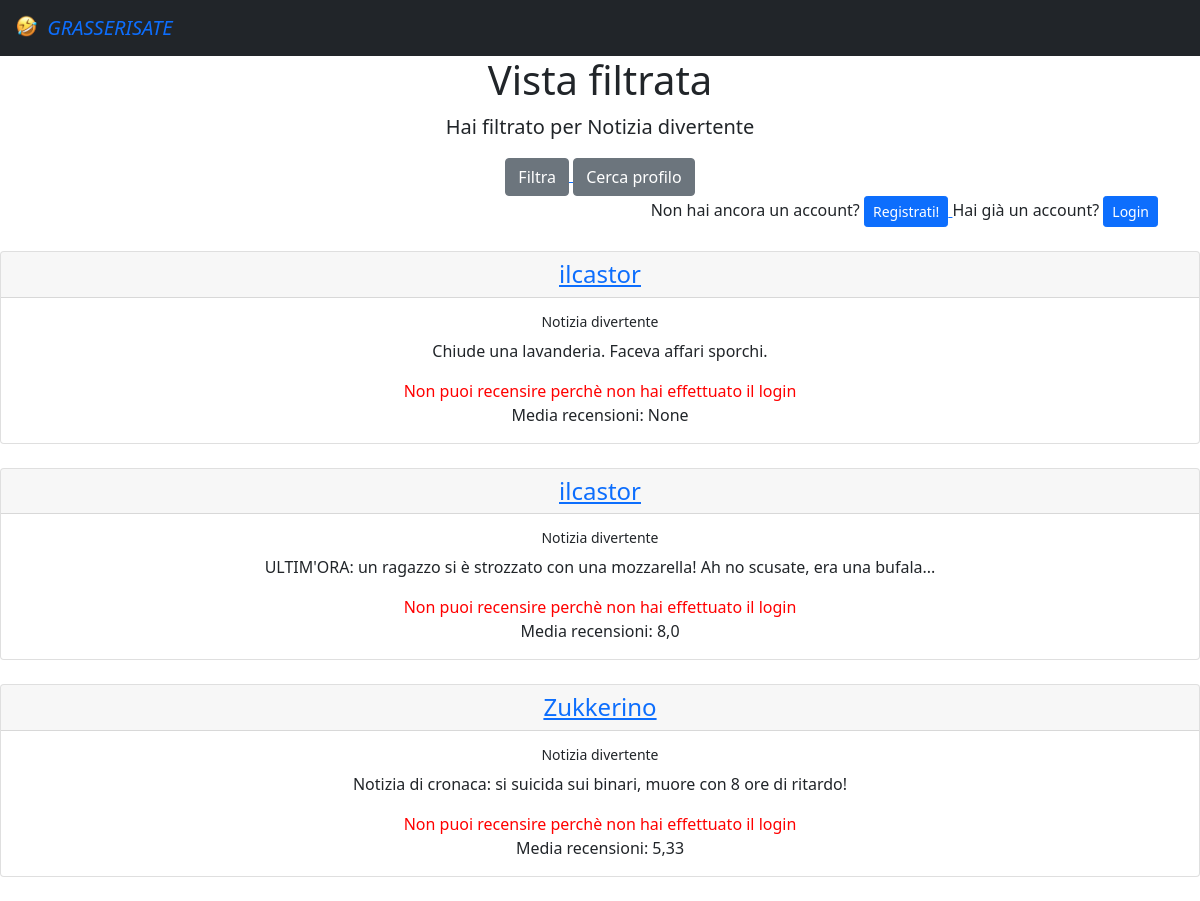
The app's page /filtered/Notizia divertente with its own data.
### esame/models.py (models this page shows, shortened)
class Battute(models.Model):
    testo = models.TextField(default="")
    utente = models.ForeignKey(User, on_delete=models.CASCADE, related_name='utentebat')
    tempo = models.DateTimeField(auto_now=True)
    tipo = models.CharField(choices=SCELTE, default='bar', max_length=25)
    @property
    def calcola_media(self):
        media_tupla = self.battutarec.all().aggregate(Avg('voto'))
        media_lunga = media_tupla['voto__avg']
        if type(media_lunga) is NoneType:
            media = media_lunga
        else:
            media = round(media_lunga, 2)
        return media

### esame/views.py (the view)
# urls.py: path('filtered/<str:tipo>', views.VistaFiltrata.as_view(), name='vista_filtrata'),
class VistaFiltrata(ListView):
    template_name = 'vista_filtrata.html'
    model = Battute
    def get_queryset(self):
        tipo2 = self.request.resolver_match.kwargs['tipo']
        qs = Battute.objects.filter(tipo=tipo2).order_by('-tempo')
        return qs

### templates/vista_filtrata.html (shortened to what this page needs)
<html lang="en">
{% extends 'base.html' %}
{% block contenuto %}
    <div class="container">
        <h1> <div style="text-align: center;"> Vista filtrata {% if user.is_authenticated %}{{ user.username }}{% endif %}</div></h1>
        <p class="lead" style="text-align:center">
            Hai filtrato per {{ view.kwargs.tipo }}
        </p>
        {% if user.is_authenticated %}
            <div style="text-align:center">
            <a href="{% url  "feed" %}">
                    <button type="button" class="btn btn-warning">
                        Il tuo feed
                    </button>
                </a>
                <a href="{% url  "aggiungi_battuta" %}">
                    <button type="button" class="btn btn-primary">
                        Aggiungi una battuta!
                    </button>
                </a>
                <a href="{% url  "profilo" pk=user.id %}">
                    <button type="button" class="btn btn-info">
                        Il tuo profilo
                    </button>
                </a>
                <a href="{% url  "filtro" %}">
                    <button type="button" class="btn btn-secondary">
                        Filtra
                    </button>
                </a>
                <a href="{% url  "cerca_profilo" %}">
                    <button type="button" class="btn btn-secondary">
                        Cerca profilo
                    </button>
                </a>
                <a href='{% url 'logout' %}'>
                    <button type="button" class="btn btn-danger">
                        Logout
                    </button>
                </a>
                         </div>
        {% else %}
            <div style="text-align: center">
            <a href="{% url  "filtro" %}">
                    <button type="button" class="btn btn-secondary">
                        Filtra
                    </button>
                </a>
                <a href="{% url  "cerca_profilo" %}">
                    <button type="button" class="btn btn-secondary">
                        Cerca profilo
                    </button>
                </a>
            </div>
            <div style="text-align:right">
            Non hai ancora un account?
            <a href="{% url  "registrazione"%}">
                    <button type="button" class="btn btn-primary btn-sm">
                        Registrati!
                    </button>
                </a>
                Hai già un account?
            <a href="{% url  "login"%}">
                    <button type="button" class="btn btn-primary btn-sm">
                        Login
                    </button>
                </a>
            </div>
            </div>
        {% endif %}
    <br>
    <div style="text-align:center">
        {% for b in object_list %}
            <div class="card">
                <h4 class="card-header"> <a href="{% url "profilo" pk=b.utente_id %}"> {{ b.utente }}  </a> </h4>
                <div class="card-body">
                    <h6 class="card-title" > <small>{{ b.tipo }}</small>  </h6>
                    <p class="card-text"> {{ b.testo }} </p>
                    {% if user.is_authenticated %}
                        <a href="{% url "aggiungi_recensione" pk=b.id %}" class="btn btn-primary">Recensisci!</a>
                    {% else %}
                        <p class="card-text" style="color:red"> Non puoi recensire perchè non hai effettuato il login </p>
                    {% endif %}
                    Media recensioni: {{ b.calcola_media}}
                </div>
            </div>
            <br>
        {%  endfor %}
    </div>
{% endblock %}

### records on screen
Battute: utente "ilcastor", tipo "Notizia divertente", testo "Chiude una lavanderia. Faceva affari sporchi.", calcola_media "None"
Battute: utente "ilcastor", tipo "Notizia divertente", testo "ULTIM'ORA: un ragazzo si è strozzato con una mozzarella! Ah no scusate, era una bufala...", calcola_media "8,0"
Battute: utente "Zukkerino", tipo "Notizia divertente", testo "Notizia di cronaca: si suicida sui binari, muore con 8 ore di ritardo!", calcola_media "5,33"

### other values on screen
{{ view.kwargs.tipo }} "Notizia divertente"
